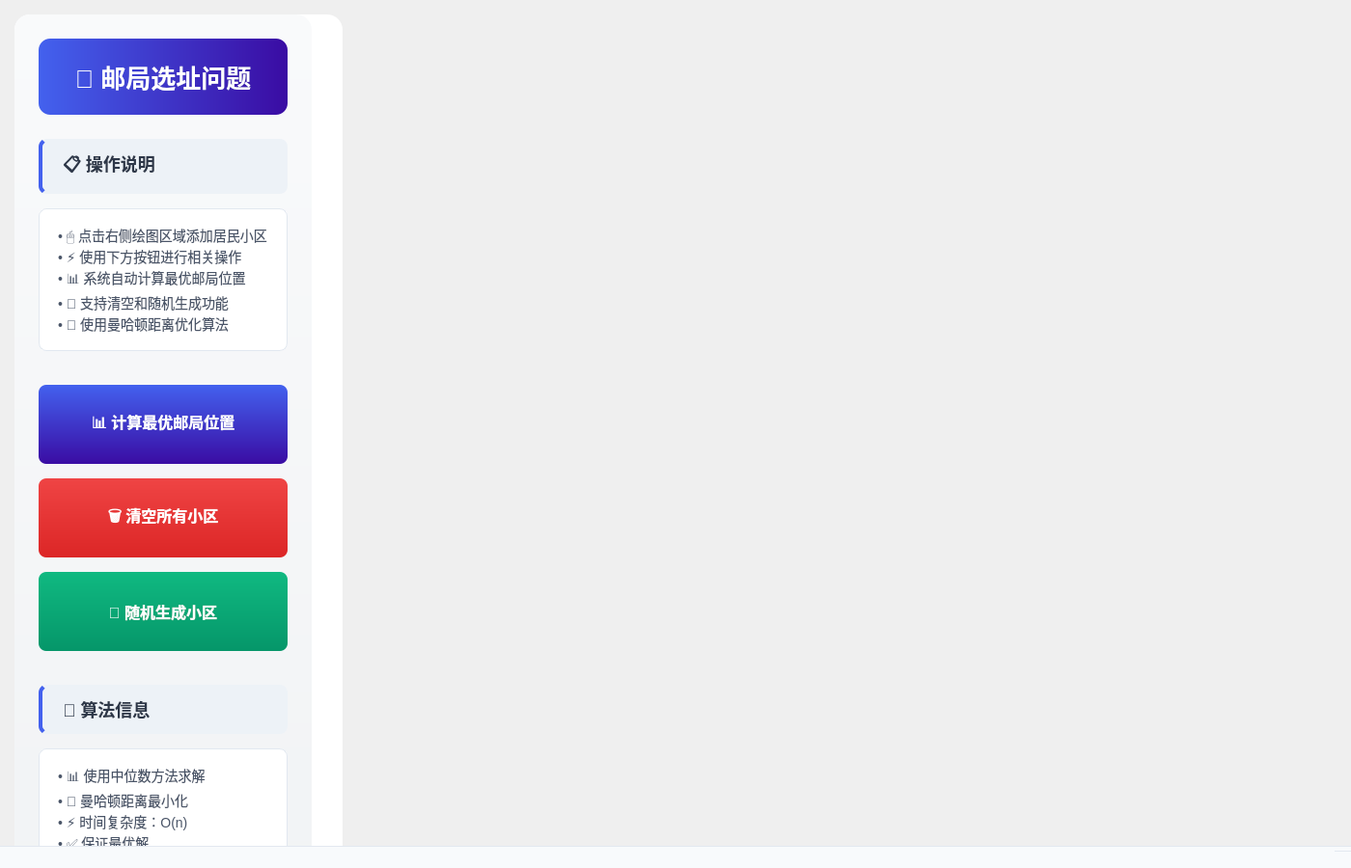
<?xml version="1.0" encoding="UTF-8"?>
<ui version="4.0">
 <class>MainWindow</class>
 <widget class="QMainWindow" name="MainWindow">
  <property name="geometry">
   <rect>
    <x>0</x>
    <y>0</y>
    <width>1400</width>
    <height>900</height>
   </rect>
  </property>
  <property name="windowTitle">
   <string>邮局选址问题 - 最短路径算法求解</string>
  </property>
  <property name="styleSheet">
   <string notr="true">
/* 全局通用样式 */
QWidget {
    font-family: "Microsoft YaHei", "PingFang SC", sans-serif;
}
/* 网格绘图区底层容器 - 专门承载XY网格 */
#gridContainer {
    background-color: #ffffff;
    border-radius: 16px;
    margin: 15px;
}
/* 左侧面板样式 - 悬浮感，不遮挡网格 */
#frame {
    background: qlineargradient(x1:0, y1:0, x2:0, y2:1, stop:0 #f9fafb, stop:1 #f1f3f5);
    border-radius: 16px;
    border: none;
    box-shadow: 0 6px 16px rgba(0, 0, 0, 0.08);
    padding: 20px;
    /* 面板轻微悬浮，不遮挡网格 */
    margin: 15px 0 15px 15px;
}
QLabel {
    color: #333333;
}
QPushButton {
    border-radius: 8px;
    font-weight: 600;
    transition: all 0.2s ease;
}
QPushButton:hover {
    transform: translateY(-2px);
}
QPushButton:pressed {
    transform: translateY(0);
}
   </string>
  </property>
  <widget class="QWidget" name="centralwidget">
   <!-- 底层网格容器：承载XY网格，铺满整个centralwidget -->
   <widget class="QWidget" name="gridContainer">
    <layout class="QHBoxLayout" name="rootLayout">
     <property name="spacing">
      <number>0</number> <!-- 消除布局间距，避免网格被切割 -->
     </property>
     <property name="leftMargin">
      <number>0</number>
     </property>
     <property name="topMargin">
      <number>0</number>
     </property>
     <property name="rightMargin">
      <number>0</number>
     </property>
     <property name="bottomMargin">
      <number>0</number>
     </property>
     <!-- 左侧面板：固定宽度，不挤压网格区 -->
     <item>
      <widget class="QFrame" name="frame">
       <property name="minimumSize">
        <size>
         <width>320</width>
         <height>700</height>
        </size>
       </property>
       <property name="maximumSize">
        <size>
         <width>350</width>
         <height>16777215</height>
        </size>
       </property>
       <property name="frameShape">
        <enum>QFrame::Shape::StyledPanel</enum>
       </property>
       <property name="frameShadow">
        <enum>QFrame::Shadow::Raised</enum>
       </property>
       <layout class="QVBoxLayout" name="verticalLayout">
        <property name="spacing">
         <number>15</number>
        </property>
        <property name="leftMargin">
         <number>5</number>
        </property>
        <property name="topMargin">
         <number>5</number>
        </property>
        <property name="rightMargin">
         <number>5</number>
        </property>
        <property name="bottomMargin">
         <number>5</number>
        </property>
        <item>
         <widget class="QLabel" name="label">
          <property name="styleSheet">
           <string notr="true">
font-size: 26px;
font-weight: 700;
color: white;
background: qlineargradient(x1:0, y1:0, x2:1, y2:0, stop:0 #4361ee, stop:1 #3a0ca3);
padding: 20px;
border-radius: 12px;
margin-bottom: 10px;
box-shadow: 0 4px 8px rgba(67, 97, 238, 0.2);
text-align: center;
           </string>
          </property>
          <property name="text">
           <string>🏤 邮局选址问题</string>
          </property>
          <property name="alignment">
           <set>Qt::AlignmentFlag::AlignCenter</set>
          </property>
         </widget>
        </item>
        <item>
         <widget class="QLabel" name="label_2">
          <property name="styleSheet">
           <string notr="true">
font-size: 18px;
font-weight: 600;
color: #2d3748;
background-color: #edf2f7;
padding: 12px 16px;
border-radius: 8px;
border-left: 4px solid #4361ee;
           </string>
          </property>
          <property name="text">
           <string>📋 操作说明</string>
          </property>
         </widget>
        </item>
        <item>
         <widget class="QLabel" name="label_3">
          <property name="styleSheet">
           <string notr="true">
font-size: 14px;
color: #4a5568;
background-color: white;
padding: 16px;
border-radius: 8px;
border: 1px solid #e2e8f0;
line-height: 1.8;
box-shadow: 0 2px 4px rgba(0, 0, 0, 0.03);
           </string>
          </property>
          <property name="text">
           <string>• 🖱️ 点击右侧绘图区域添加居民小区
• ⚡ 使用下方按钮进行相关操作
• 📊 系统自动计算最优邮局位置
• 🔄 支持清空和随机生成功能
• 📏 使用曼哈顿距离优化算法</string>
          </property>
          <property name="wordWrap">
           <bool>true</bool>
          </property>
         </widget>
        </item>
        <item>
         <spacer name="verticalSpacer">
          <property name="orientation">
           <enum>Qt::Orientation::Vertical</enum>
          </property>
          <property name="sizeHint" stdset="0">
           <size>
            <width>20</width>
            <height>20</height>
           </size>
          </property>
         </spacer>
        </item>
        <item>
         <widget class="QPushButton" name="btnCalculate">
          <property name="styleSheet">
           <string notr="true">
QPushButton {
    background: qlineargradient(x1:0, y1:0, x2:0, y2:1, stop:0 #4361ee, stop:1 #3a0ca3);
    color: white;
    border: none;
    padding: 16px 24px;
    font-size: 16px;
    min-height: 50px;
    box-shadow: 0 4px 8px rgba(67, 97, 238, 0.2);
}
QPushButton:hover {
    background: qlineargradient(x1:0, y1:0, x2:0, y2:1, stop:0 #3a0ca3, stop:1 #2a0878);
    box-shadow: 0 6px 12px rgba(67, 97, 238, 0.3);
}
QPushButton:pressed {
    background: qlineargradient(x1:0, y1:0, x2:0, y2:1, stop:0 #2a0878, stop:1 #1e0659);
}
           </string>
          </property>
          <property name="text">
           <string>📊 计算最优邮局位置</string>
          </property>
         </widget>
        </item>
        <item>
         <widget class="QPushButton" name="btnClear">
          <property name="styleSheet">
           <string notr="true">
QPushButton {
    background: qlineargradient(x1:0, y1:0, x2:0, y2:1, stop:0 #ef4444, stop:1 #dc2626);
    color: white;
    border: none;
    padding: 16px 24px;
    font-size: 16px;
    min-height: 50px;
    box-shadow: 0 4px 8px rgba(239, 68, 68, 0.2);
}
QPushButton:hover {
    background: qlineargradient(x1:0, y1:0, x2:0, y2:1, stop:0 #dc2626, stop:1 #b91c1c);
    box-shadow: 0 6px 12px rgba(239, 68, 68, 0.3);
}
QPushButton:pressed {
    background: qlineargradient(x1:0, y1:0, x2:0, y2:1, stop:0 #b91c1c, stop:1 #991b1b);
}
           </string>
          </property>
          <property name="text">
           <string>🗑️ 清空所有小区</string>
          </property>
         </widget>
        </item>
        <item>
         <widget class="QPushButton" name="btnRandom">
          <property name="styleSheet">
           <string notr="true">
QPushButton {
    background: qlineargradient(x1:0, y1:0, x2:0, y2:1, stop:0 #10b981, stop:1 #059669);
    color: white;
    border: none;
    padding: 16px 24px;
    font-size: 16px;
    min-height: 50px;
    box-shadow: 0 4px 8px rgba(16, 185, 129, 0.2);
}
QPushButton:hover {
    background: qlineargradient(x1:0, y1:0, x2:0, y2:1, stop:0 #059669, stop:1 #047857);
    box-shadow: 0 6px 12px rgba(16, 185, 129, 0.3);
}
QPushButton:pressed {
    background: qlineargradient(x1:0, y1:0, x2:0, y2:1, stop:0 #047857, stop:1 #065f46);
}
           </string>
          </property>
          <property name="text">
           <string>🎲 随机生成小区</string>
          </property>
         </widget>
        </item>
        <item>
         <spacer name="verticalSpacer_2">
          <property name="orientation">
           <enum>Qt::Orientation::Vertical</enum>
          </property>
          <property name="sizeHint" stdset="0">
           <size>
            <width>20</width>
            <height>20</height>
           </size>
          </property>
         </spacer>
        </item>
        <item>
         <widget class="QLabel" name="label_4">
          <property name="styleSheet">
           <string notr="true">
font-size: 18px;
font-weight: 600;
color: #2d3748;
background-color: #edf2f7;
padding: 12px 16px;
border-radius: 8px;
border-left: 4px solid #4361ee;
           </string>
          </property>
          <property name="text">
           <string>🧮 算法信息</string>
          </property>
         </widget>
        </item>
        <item>
         <widget class="QLabel" name="lblAlgorithmInfo">
          <property name="styleSheet">
           <string notr="true">
font-size: 14px;
color: #4a5568;
background-color: white;
padding: 16px;
border-radius: 8px;
border: 1px solid #e2e8f0;
line-height: 1.8;
box-shadow: 0 2px 4px rgba(0, 0, 0, 0.03);
           </string>
          </property>
          <property name="text">
           <string>• 📊 使用中位数方法求解
• 📏 曼哈顿距离最小化
• ⚡ 时间复杂度：O(n)
• ✅ 保证最优解
• 🎯 支持动态添加小区</string>
          </property>
          <property name="wordWrap">
           <bool>true</bool>
          </property>
         </widget>
        </item>
       </layout>
      </widget>
     </item>
     <!-- 右侧网格绘图区：自动填充剩余空间，承载XY网格 -->
     <item>
      <widget class="QLabel" name="label_5">
       <property name="styleSheet">
        <string notr="true">
background-color: transparent;
/* 绘图区内边距，避免网格贴边 */
padding: 20px;
        </string>
       </property>
       <property name="text">
        <string/>
       </property>
       <!-- 允许绘图区扩展，铺满右侧 -->
       <property name="sizePolicy">
        <sizepolicy hsizetype="Expanding" vsizetype="Expanding">
         <horstretch>1</horstretch>
         <verstretch>1</verstretch>
        </sizepolicy>
       </property>
      </widget>
     </item>
    </layout>
   </widget>
  </widget>
  <widget class="QMenuBar" name="menubar">
   <property name="geometry">
    <rect>
     <x>0</x>
     <y>0</y>
     <width>1400</width>
     <height>18</height>
    </rect>
   </property>
   <property name="styleSheet">
    <string notr="true">
background-color: #f8fafc;
border: none;
    </string>
   </property>
  </widget>
  <widget class="QStatusBar" name="statusbar">
   <property name="styleSheet">
    <string notr="true">
background-color: #f8fafc;
color: #4a5568;
border-top: 1px solid #e2e8f0;
    </string>
   </property>
  </widget>
 </widget>
 <resources/>
 <connections/>
</ui>
